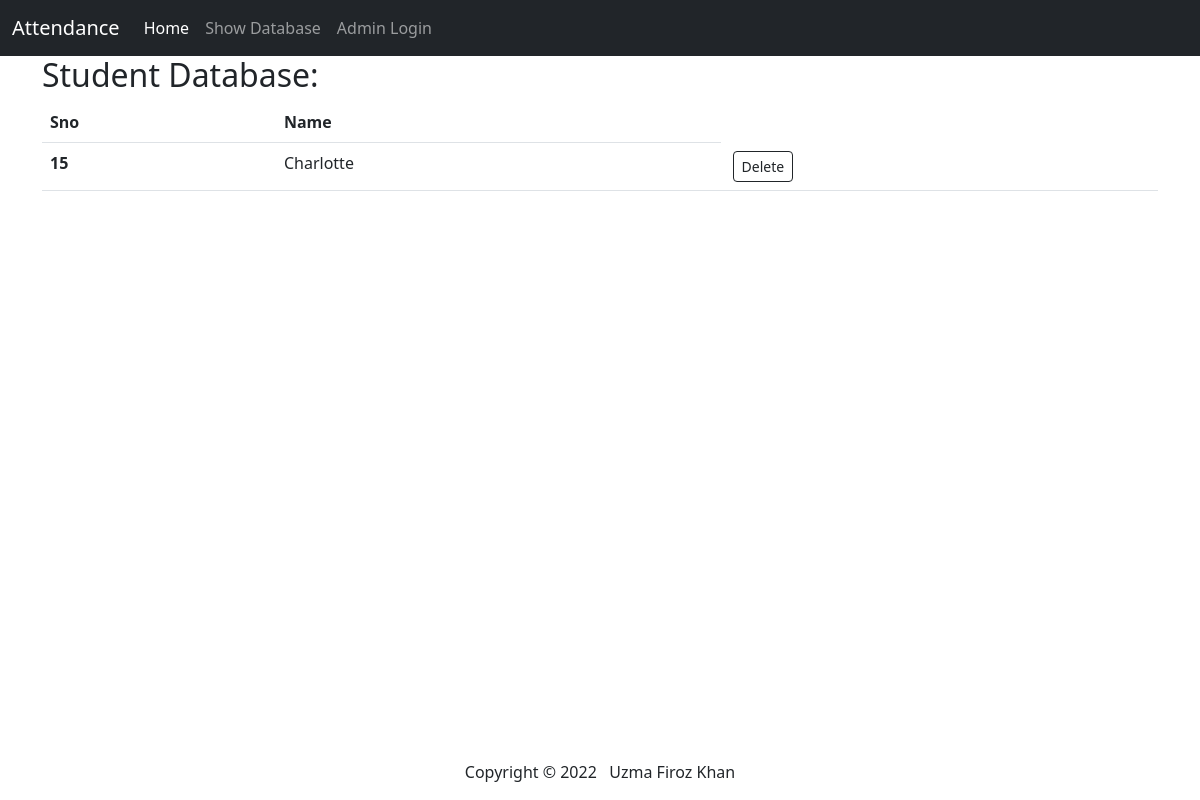
/show-admin, run on an earlier commit of the app's database.
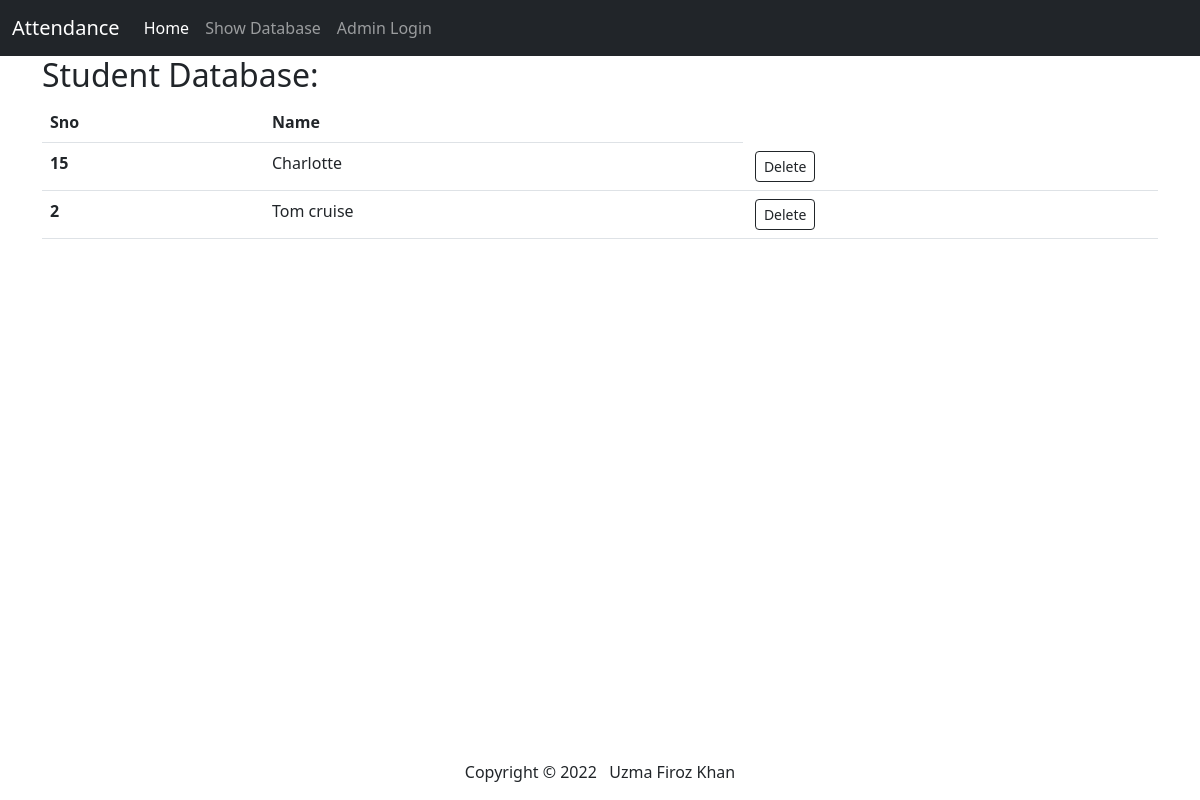
And on a later commit of the database.
### app.py (models this page shows, shortened)
class Student(db.Model):
    sno = db.Column(db.String(200),primary_key=True)
    name = db.Column(db.String(200),nullable=False)

### app.py (the view)
@app.route("/show-admin")
def show():
    allToStudents = Student.query.all()
    return render_template("show.html",allToStudents=allToStudents)

### templates/show.html (shortened to what this page needs)
{% extends 'base.html' %}
{% block body %}
<div class="container">
    <h2>Student Database:</h2>
    {% if allToStudents|length <= 1%}
    <div class="alert alert-dark" role="alert">
        No Students.
    </div>
    {% else %}
    <table class="table">
        <thead>
            <tr>
                <th scope="col">Sno</th>
                <th scope="col">Name</th>
            </tr>
        </thead>
        <tbody>
            {% for std in allToStudents %}
            {% if std.sno != "-1" %}
            <tr>
                <th scope="row">{{std.sno}}</th>
                <td>{{std.name}}</td>
                <td>
                    <a href="/delete/{{std.sno}}" type="button" class="btn btn-outline-dark btn-sm mx-1">Delete</a>
                </td>
            </tr>
            {% endif %}
            {% endfor %}
        </tbody>
    </table>
    {% endif %}
</div>
{% endblock body %}

What changed in the data, as far as the page shows it:
added Student: sno "2", name "Tom cruise"
